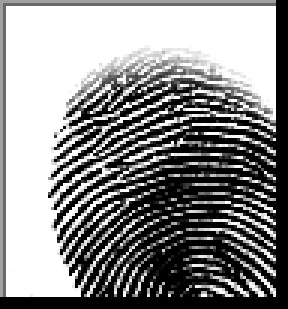
#> input picture Public_Dataset/a/cluster_0_1126.BMP, 96 x 103 px (shown 3 times larger); its folder holds only this picture in this run
$ jupyter execute --allow-errors torch-training.ipynb   (shell and % lines are left out)
#> lines starting #> are read from the running program, lines starting #| are printed output that depends on the picture
[cell 1]
import os
import cv2
import numpy as np
import matplotlib.pyplot as plt
import fingerprint_enhancer
import random
from collections import Counter
from sklearn.metrics import classification_report, confusion_matrix
import seaborn as sns

[cell 2]
import torch
import torch.nn as nn
import torch.nn.functional as F
from torch.utils.data import Dataset, DataLoader
from sklearn.utils import class_weight
from tqdm import tqdm

[cell 3]
# Dataset and config
data_dir = "./Public_Dataset"
img_size = (300, 400)
batch_size = 32
num_classes = 4

[cell 4]
# Display dataset info
def display_dataset_info(data_dir):
#> called with data_dir = './Public_Dataset'
    class_names = os.listdir(data_dir)
    class_count = {c: len(os.listdir(os.path.join(data_dir, c))) for c in class_names}

    print("Dataset Class Distribution:")
    for c, count in class_count.items():
        print(f"{c}: {count} images")

    plt.figure(figsize=(12, 8))
    for idx, c in enumerate(class_names):
        cpath = os.path.join(data_dir, c)
        sample_image_path = os.path.join(cpath, os.listdir(cpath)[0])
        img = cv2.imread(sample_image_path)
#> img is the input picture: shape (103, 96, 3); min 0, max 255, mean 138.5
        img = cv2.cvtColor(img, cv2.COLOR_BGR2RGB)
        img = cv2.resize(img, img_size)
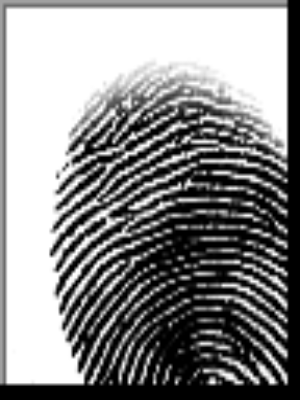
#> img: shape (400, 300, 3); min 0, max 255, mean 138.5
        plt.subplot(2, 4, idx + 1)
        plt.imshow(img)
        plt.title(c)
        plt.axis("off")
#> pass 2 of the loop in display_dataset_info, `for idx, c in enumerate(class_names):`:
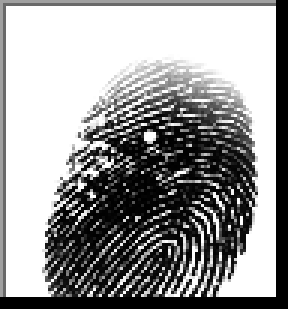
#> input picture Public_Dataset/ab/cluster_4_1402.BMP, 96 x 103 px (shown 3 times larger)
#> in display_dataset_info, img is the input picture: shape (103, 96, 3); min 0, max 255, mean 152
#> in display_dataset_info, `img = cv2.resize(img, img_size)`:
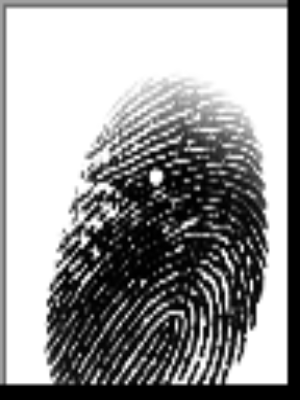
#> img: shape (400, 300, 3); min 0, max 255, mean 152
    plt.tight_layout()
    plt.show()
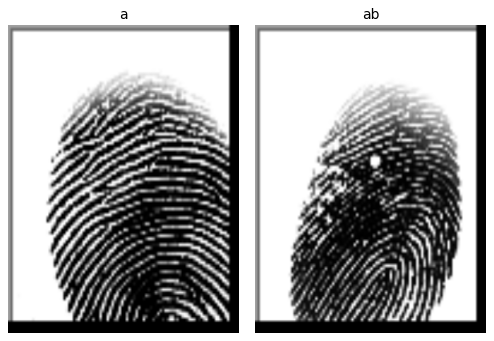
#> figure drawn by matplotlib, 2 panels

display_dataset_info(data_dir)

[cell 5]
# Augmentation
# [14 lines left out: function simple_augment, not called in this run]

[cell 6]
# [13 lines left out: function apply_masked_processing, not called in this run]

[cell 7]
# [22 lines left out: function preprocess_image, not called in this run]

[cell 8]
# Pick an image path
image_path = "./Public_Dataset/a/cluster_0_127.BMP"

# 1. Original
orig = cv2.imread(image_path, cv2.IMREAD_GRAYSCALE)
#> (the rest of this cell did not finish here and is left out)

[cell 9]
# Torch Dataset
class FingerprintDataset(Dataset):
    def __init__(self, data_dir, img_size=(300, 400), subset="train", val_split=0.2, augment=False):
        self.data_dir = data_dir
        self.img_size = img_size
        self.augment = augment
        self.class_names = sorted(os.listdir(data_dir))
        self.class_indices = {c: i for i, c in enumerate(self.class_names)}
        self.filepaths, self.labels = self._load_dataset(subset, val_split)

    def _load_dataset(self, subset, val_split):
#> called with subset = 'train', val_split = 0.2
        filepaths, labels = [], []
        for c in self.class_names:
            class_path = os.path.join(self.data_dir, c)
            image_files = os.listdir(class_path)
            image_paths = [os.path.join(class_path, f) for f in image_files]
            n_total = len(image_paths)
            n_val = int(n_total * val_split)
            if subset == "train":
                selected = image_paths[n_val:]
            else:
                selected = image_paths[:n_val]
            filepaths.extend(selected)
            labels.extend([self.class_indices[c]] * len(selected))
#> pass 2 of the loop in _load_dataset, `for c in self.class_names:`:
#> pass 2 of the loop in _load_dataset, `for c in self.class_names:`:
